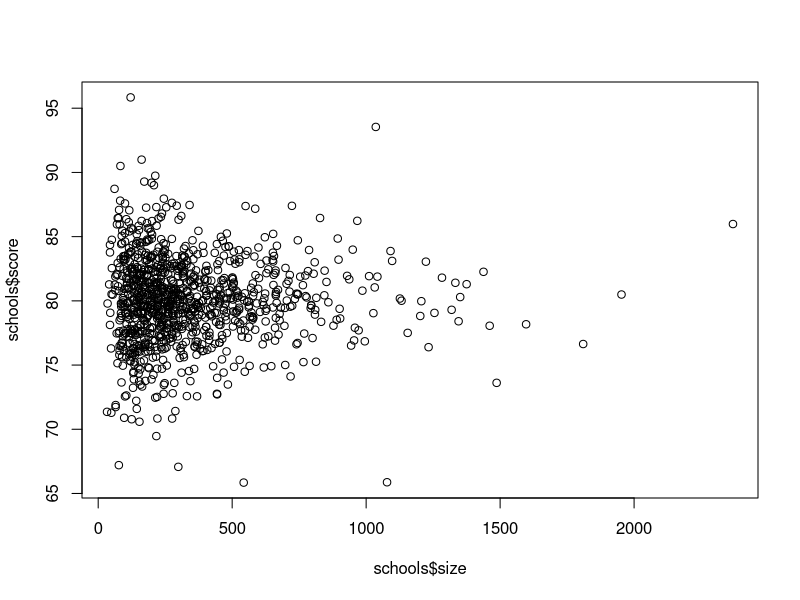

Here is the R script that generated this plot: (Note: this script raises an error after producing the figure.)
####                               ####
#school size
#simulate the number of students in each school
library(tidyverse)
set.seed(1986, sample.kind = "Rounding")
n <- round(2^rnorm(1000, 8, 1))

#assign a true attribute to each school independent of school size
set.seed(1, sample.kind = "Rounding")
mu <- round(80 + 2*rt(1000, 5))
range(mu)
schools <- data.frame(id = paste("PS", 1:1000),
                      size = n,
                      quality = mu,
                      rank = rank(-mu))

#see top 10 schools
schools %>% top_n(10, quality) %>%
  arrange(desc(quality))

#simulate students taking a test
set.seed(1, sample.kind = "Rounding")
mu <- round(80 + 2*rt(1000, 5))
scores <- sapply(1:nrow(schools), function(i) {
  scores <- rnorm(schools$size[i], schools$quality[i], 30)
  scores
})
schools <- schools %>%
  mutate(score = sapply(scores, mean))
#### citation: above section of code is from HarvardX staff ####

#what are the top schools based on the average score?
#show just the ID, size, and avg score
top_schools <- schools %>% top_n(10, score) %>%
  arrange(desc(score)) %>%
  select(id, size, score)

#compare the median school size to the median school size of the top 10 schools above
median(schools$size)
median(top_schools$size)

#repeat the exercise for the worst 10 schools.
#what is the median school size for the 10 worst schools based on score?
worst_schools <- schools %>%
  top_n(10, -score) %>%
  arrange(score) %>%
  select(id, size, score)
median(worst_schools$size)

#official code
schools %>% top_n(-10, score) %>% .$size %>% median()

#plot the avg score vs school size to see what's going on. highlight the top 10
#schools based on true quality
plot(schools$size, schools$score)
true_top_10 <- schools %>%
  top_n(10, quality)

#use regularization to pick the best schools
#we first need to define the overall avg for all schools
overall <- mean(sapply(scores, mean))

#then define for each school how it deviates from this avg
#estimate the score above the avg for each school but dividing by n + alpha instead
#of n, with n the school size and alpha a regularization parameter. try alpha = 25
#what is the id of the top school with regularization?
alpha <- 25
n <- schools$size
score_deviation <- (n*(schools$score - overall))/(n + alpha)
regul_score <- score_deviation + overall
schools <- schools %>%
  mutate(score_deviation = score_deviation,
         regul_score = regul_score)
top_regul <- schools %>%
  top_n(10, regul_score) %>%
  arrange(desc(regul_score))

#using values of alpha from 10 to 250, find the value that minimizes RMSE
alpha <- seq(10, 250, 1)
rmse <- rep(NA, 1000)
for (i in 1:length(alpha)) {
  score_deviation <- (n*(schools$score - overall))/(n + alpha[i]) #regularized dev
  regul_score <- score_deviation + overall
  rmse[i] <- sqrt(1/1000*sum((schools$quality - regul_score)^2))
}
alpha[which.min(rmse)]

#rank the schools based on the avg obtained by the best alpha
alpha <- alpha[which.min(rmse)]
score_deviation <- (n*(schools$score - overall))/(n + alpha)
regul_score <- score_deviation + overall
schools <- schools %>%
  mutate(regul_score = regul_score)
schools %>% arrange(desc(regul_score))

#official code 
alpha <- alphas[which.min(rmse)]  
score_reg <- sapply(scores, function(x)
  overall+sum(x-overall)/(length(x)+alpha))
schools %>% mutate(score_reg = score_reg) %>%
  top_n(10, score_reg) %>% arrange(desc(score_reg))

# find alpha which minimizes rmse
alpha <- seq(10, 250, 1)
rmse <- rep(NA, 1000)
for (i in 1:length(alpha)) {
  score_deviation <- (n*schools$score)/(n + alpha[i]) #regularized dev w/o subtr. mean
  regul_score <- score_deviation + overall
  rmse[i] <- sqrt(1/1000*sum((schools$quality - regul_score)^2))
}
alpha[which.min(rmse)]